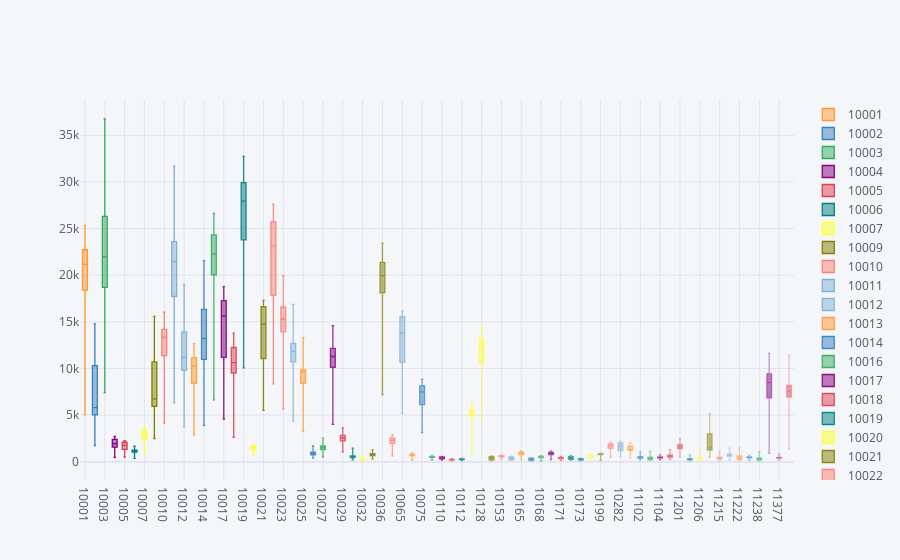

Notebook code for this chart:
### Code cell
filter_daliy_df.pivot_table('cnt', index='date', columns='zip_code').iplot(kind='box', x='zip_code')
